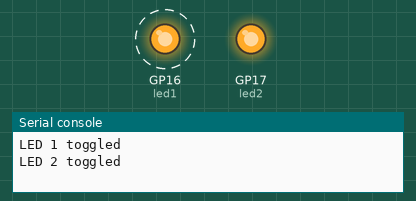
Recording of a program running on a simulated Raspberry Pi Pico running MicroPython. Shown: output pins drawn as LEDs (lit = HIGH), the last lines printed to the serial console. Dashed ring = blinking. At 10.0 s the program stops and its outputs stay as they are.

Above: at 0.5 s.
At 2.5 s:
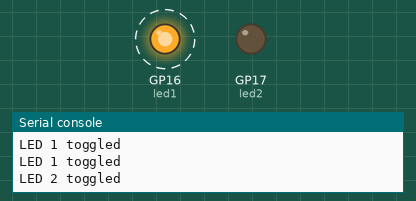
Timing chart, 0 to 5.2 s (numbered marks = the images above):
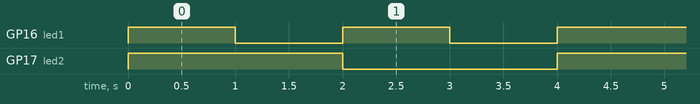

The program:

S34_Task_Groups.py
```python
# File: main.py
# Author: Armstrong Subero
# Platform: Raspberry Pi Pico (RP2040) with MicroPython
# Program: S34_Task_Groups
# Interpreter: MicroPython (latest version)
# Program Version: 1.0
#
# Program Description: This program allows the Raspberry Pi Pico to
#                      demonstrate use of async and await to create
#                      a taskgroup, we mimic the behavior of a cancellation
#                      by using another coroutine
#
# Hardware Description: LEDs are connected via 1k resistors to GP16 and GP17
#
# Created: August 23rd, 2024, 11:36 AM
# Last Updated: August 23rd, 2024, 11:36 AM

import uasyncio as asyncio
from machine import Pin

# Define GPIO pins for LEDs
LED_ONE = 16
LED_TWO = 17

# Set up the LEDs as output pins
led1 = Pin(LED_ONE, Pin.OUT)
led2 = Pin(LED_TWO, Pin.OUT)

async def blink_led1():
    try:
        while True:
            led1.toggle()
            print("LED 1 toggled")
            await asyncio.sleep(1)  # Blink every 1 second
    except asyncio.CancelledError:
        print("blink_led1 was cancelled")
        raise  # Re-raise the exception if you want to propagate the cancellation

async def blink_led2():
    try:
        while True:
            led2.toggle()
            print("LED 2 toggled")
            await asyncio.sleep(2)  # Blink every 2 seconds
    except asyncio.CancelledError:
        print("blink_led2 was cancelled")
        raise  # Re-raise the exception if you want to propagate the cancellation

async def cancel_task(task, delay):
    """Cancel a given task after a delay."""
    await asyncio.sleep(delay)
    print(f"Cancelling task after {delay} seconds")
    task.cancel()  # Cancel the task

async def main():
    # Create tasks manually
    task1 = asyncio.create_task(blink_led1())
    task2 = asyncio.create_task(blink_led2())

    # Simulate cancellation of task1 after 5 seconds
    asyncio.create_task(cancel_task(task1, 5))

    try:
        await asyncio.sleep(10)  # Run for 10 seconds
    except asyncio.CancelledError:
        print("main was cancelled")
    finally:
        task1.cancel()  # Ensure task 1 is canceled if not already
        task2.cancel()  # Cancel task 2
        await asyncio.gather(task1, task2, return_exceptions=True)
        print("Tasks were cancelled")

# Run the main function
asyncio.run(main())
```

Measured:
- by itself, GP16 (led1): alternates HIGH for 1.0 s and LOW for 1.0 s, 5 changes in all, then stays HIGH
- by itself, GP17 (led2): alternates HIGH for 2.0 s and LOW for 2.0 s, 5 changes in all, then stays HIGH
